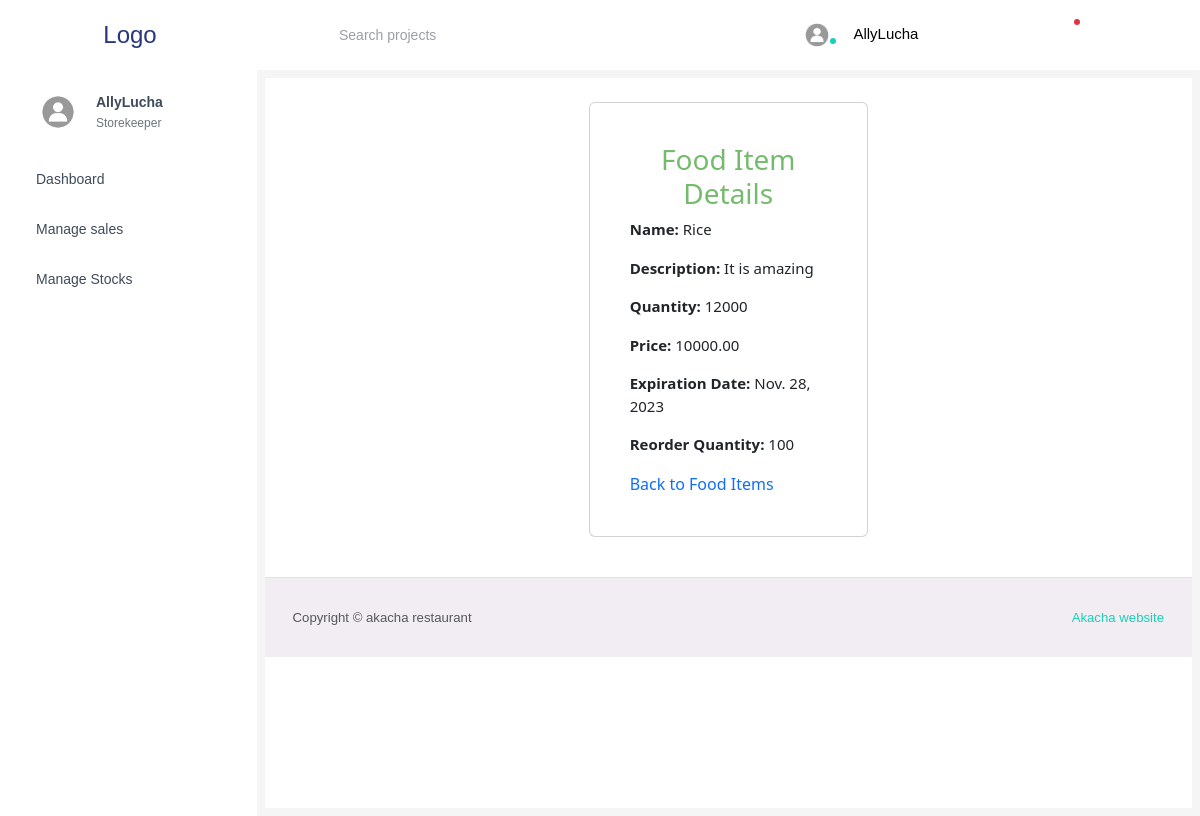
/stock/food_items/rice/ (signed in), run on the app's committed database.
### hotelmanagement/models.py (models this page shows, shortened)
class CustomUser(AbstractUser):
    objects = models.Manager()
    id = models.AutoField(primary_key=True)
    profile = models.ImageField(upload_to="profiles/", default='profiles/default_profile.jpg')
    user_type = models.ForeignKey(User_type, on_delete=models.SET_NULL, null=True, default=None)
    is_active = models.BooleanField(default=True)
    customer_profit = models.FloatField(default=0.0)

class User_type(models.Model):
    id = models.AutoField(primary_key=True)
    user_type = models.CharField(max_length=50)
    def __str__(self):
        return self.user_type

### StockManagerApp/models.py (models this page shows, shortened)
class Stock(models.Model):
    objects = models.Manager()
    name = models.CharField(max_length=100)
    description = models.TextField(blank=True, null=True)
    quantity = models.PositiveIntegerField()
    price = models.DecimalField(max_digits=12, decimal_places=2)
    expiration_date = models.DateField()
    reorder_quantity = models.PositiveIntegerField(default=10)  # Set your desired reorder threshold here

### StockManagerApp/views.py (the view)
# urls.py: path('food_items/<str:name>/', views.view_food_item, name='view_food_item'),
def view_food_item(request, name):
    food_item = get_context(str(user_validator(request)), name)
    return render(request, f'StockManagerApp/{user_validator(request)}/view_food_item.html',
                  {'food_item': food_item})

### StockManagerApp/helper.py (called while the page is built)
def get_context(user_type, name):
    if user_type == "Storekeeper":
        return Stock.objects.get(name=name)
    elif user_type == "Chef":
        try:
            return ChefStockResource.objects.get(name=name)
        except Exception as e:
            return redirect("home")

### hotelmanagement/processor.py (called while the page is built)
def user_type_list(request):
    user_type = User_type.objects.all()
    return {'user_types': user_type}

def message_analyser(request):
    try:
        if request.user.user_type.user_type == "Storekeeper":
            print(request.user.user_type)
            sys_messages = Messages.objects.filter(receiver_category=2, opened=False)
            return {"system_message": sys_messages}
        else:
            user = request.user
            messages = Messages.objects.filter(receiver_category=user.user_type, order__send=False)
            return {'messagess': messages}
    except:
        user_type = User_type.objects.all()
        return {'user_types': user_type}

### hotelmanagement/utils.py (called while the page is built)
def user_validator(request):
    if request.user.is_authenticated:
        user_type = request.user.user_type
        return user_type
    else:
        return redirect('login')

### StockManagerApp/templates/StockManagerApp/Storekeeper/view_food_item.html
{% extends 'Storekeeper/base.html' %}
{% block content %}
<br>
<div class="col-md-4 grid-margin stretch-card" style="margin-left: auto; margin-right: auto;">
    <div class="card">
      <div class="card-body">
        <h3>Food Item Details</h3>
        <p><strong>Name:</strong> {{ food_item.name|title }}</p>
        <p><strong>Description:</strong> {{ food_item.description }}</p>
        <p><strong>Quantity:</strong> {{ food_item.quantity }}</p>
        <p><strong>Price:</strong> {{ food_item.price }}</p>
        <p><strong>Expiration Date:</strong> {{ food_item.expiration_date }}</p>
        <p><strong>Reorder Quantity:</strong> {{ food_item.reorder_quantity }}</p>
        <a href="{% url 'food_item_list' %}">Back to Food Items</a>
      </div>
    </div>
</div>
{% endblock content %}

### templates/navigation.html (shortened to what this page needs)
<!DOCTYPE html>
<html lang="en">
  <head>
    {% load static %}
    <link rel="stylesheet" href="{% static 'mystyle.css' %}" />
  </head>
  <body>
    <nav class="navbar default-layout-navbar col-lg-12 col-12 p-0 fixed-top d-flex flex-row">
      <div class="text-center navbar-brand-wrapper d-flex align-items-center justify-content-center">
        <a class="navbar-brand brand-logo" href="{% url 'home' %}">Logo</a>
      </div>
      <div class="navbar-menu-wrapper d-flex align-items-stretch">
        <button class="navbar-toggler navbar-toggler align-self-center" type="button" data-toggle="minimize"></button>
        <div class="search-field d-none d-md-block">
          <form class="d-flex align-items-center h-100" action="#">
            <div class="input-group">
              <div class="input-group-prepend bg-transparent">
                <i class="input-group-text border-0 mdi mdi-magnify"></i>
              </div>
              <input type="text" class="form-control bg-transparent border-0" placeholder="Search projects" />
            </div>
          </form>
        </div>
        <ul class="navbar-nav navbar-nav-right">
          <li class="nav-item nav-profile dropdown">
            <a class="nav-link dropdown-toggle" id="profileDropdown" href="#" data-bs-toggle="dropdown" aria-expanded="false">
              <div class="nav-profile-img">
                {% if user.profile %}
                  <img src="{{ user.profile.url }}" alt="image" />
                {% endif %}
                <span class="availability-status online"></span>
              </div>
              <div class="nav-profile-text">
                <p class="mb-1 text-black">{{ user.username }}</p>
              </div>
            </a>
          </li>
          <li class="nav-item d-none d-lg-block full-screen-link">
          </li>
          <li class="nav-item dropdown">
          </li>
          <li class="nav-item dropdown">
            <a class="nav-link count-indicator dropdown-toggle" id="notificationDropdown" href="#" data-bs-toggle="dropdown">
              <span class="count-symbol bg-danger"></span>
            </a>
          </li>
          <li class="nav-item nav-logout d-none d-lg-block">
          </li>
          <li class="nav-item nav-settings d-none d-lg-block">
          </li>
        </ul>
      </div>
    </nav>
  </body>
</html>

### templates/Storekeeper/side_bar.html (shortened to what this page needs)
<!DOCTYPE html>
<html lang="en">
  <head>
    {% load static %}
    <link rel="stylesheet" href="{% static 'mystyle.css' %}" />
  </head>
  <body>
    <nav class="sidebar sidebar-offcanvas" id="sidebar">
      <ul class="nav">
        <li class="nav-item nav-profile">
          <a href="{% url 'home'%}" class="nav-link">
            <div class="nav-profile-image">
              {% if user.profile %}
                <img src="{{user.profile.url}}" alt="profile" />
              {% endif %}
            </div>
            <div class="nav-profile-text d-flex flex-column">
              <span class="font-weight-bold mb-2">{{user.username}}</span>
              <span class="text-secondary text-small">{{user.user_type}}</span>
            </div>
          </a>
        </li>
        <li class="nav-item">
          <a class="nav-link" href="{% url 'home'%}">
            <span class="menu-title">Dashboard</span>
          </a>
        </li>
        <li class="nav-item">
          <a class="nav-link" href="{% url 'manage_sales' %}">
            <span class="menu-title">Manage sales</span>
          </a>
        </li>
        <li class="nav-item">
          <a class="nav-link" href="{% url 'food_item_list' %}">
            <span class="menu-title">Manage Stocks</span>
          </a>
        </li>
      </ul>
    </nav>
  </body>
</html>

### static/mystyle.css (style rules this page uses)
h1, h2, h3, h4, h5, h6 { color: #75bb6d; text-align: center; }
a { text-decoration: none; }

### data on the page
CustomUser: profile (placeholder picture), username "AllyLucha", user_type "Storekeeper"
Stock: name "Rice", description "It is amazing", quantity "12000", price "10000.00", expiration_date "Nov. 28, 2023", reorder_quantity "100"
